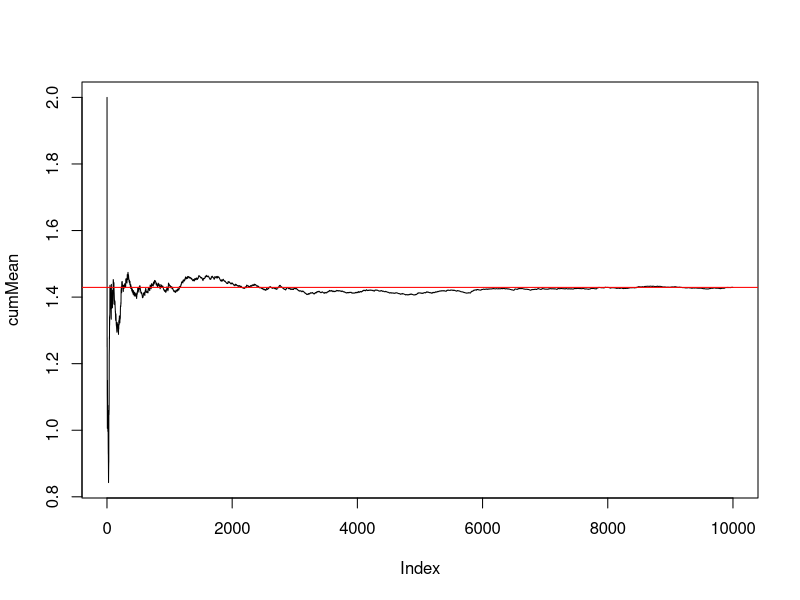
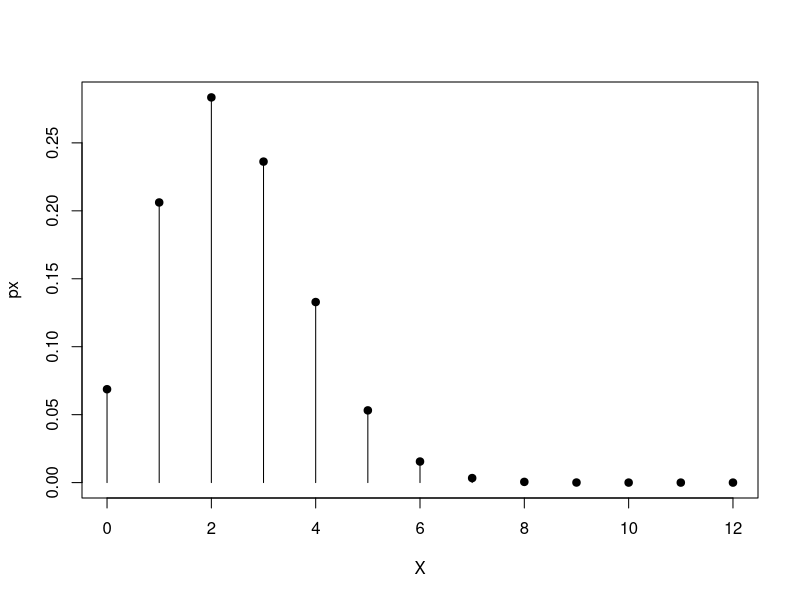

These charts were generated, in order, by the following R code:
## ---- chunk 1
# run this chunk of code:
X1 = c(1,2,3,4,5,6) # possible outcome of the first try
X2 = c(1,2,3,4,5,6) # possible outcome of the second try

Y = c() # defining an empty vector Y
# Then we divide each element of X1 by all value of X2 and record them in Y vector
for (i in X1) {
  for (j in X2) {
     Y = c(Y, i/j) # inserting X1/X2 into Y vector
  }
}
Y
# Now Y is ready to be used in part a
## ---- chunk 2
# This is sorting of the  Y values
sort(Y)
# This is the True Mean and expected value of Y values
mean(Y)
## ---- chunk 3
# Simulation of 10000 outcomes for Ysim

set.seed(111)

Xsim1 <- sample(X1, 10000, replace = TRUE)
Xsim2 <- sample(X2, 10000, replace = TRUE)
Ysim <- Xsim1/Xsim2

# Did not print Ysim
## ---- chunk 4
# Graph illustrating the cumalative mean of Ysim
# The cumMean hovers around 1.429.

n = 10000

cumSumY <- cumsum(Ysim)
cumMean <- c()

for (i in 1:n) {
  cumMean[i] <- cumSumY[i]/i
}

plot(cumMean, type = "l")
abline(h = 1.429167, col = "red")

head(cumMean)
tail(cumMean)

#----------------------------------------
# cumMean = cumsum(Ysim) / seq_along(Ysim)
## ---- chunk 5
# The expected number of no shows

Ex <- 12 * .2
Ex

## ---- chunk 6
# Probability of all possible X

X <- 0:12
px <- dbinom(X, size = 12, prob = .2 )

cbind(X, px)
## ---- chunk 7
# This is a needle plot.

plot(X, px, type = 'h')
points(X,px, pch=19)
## ---- chunk 8
#If x = 0 and 1 then they will have too many customers to handle
# P(x=0)
# 0 no show > 12 shows > 10 X
# 1 no show > 11 shows > 10 X
pbinom(1, 12, .2)
## ---- chunk 9
# Simulate 10000 nights of no shows Xsim
# They are different because a is the expected number of returns while g is the simulation of different occurences. 
set.seed(123)
Xsim <- rbinom(n = 10, size = 12, prob = .2)
mean(Xsim)
sd(Xsim)
